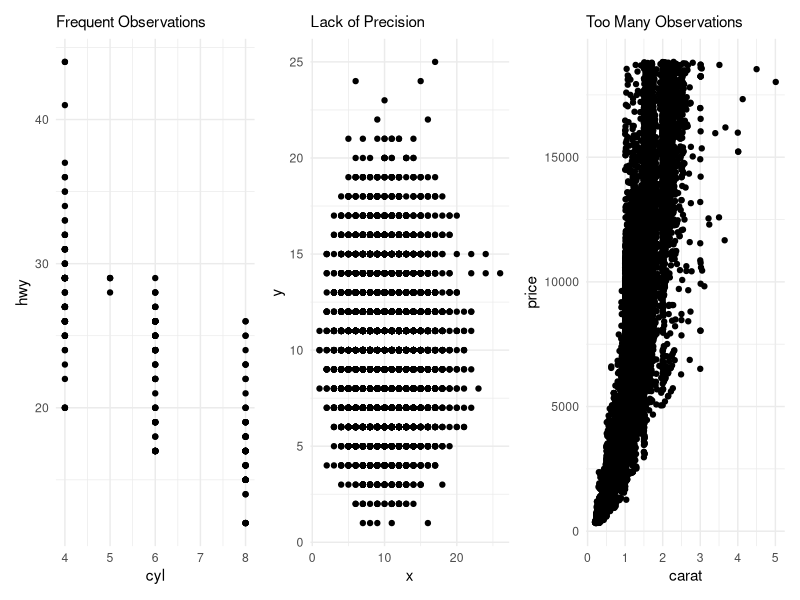
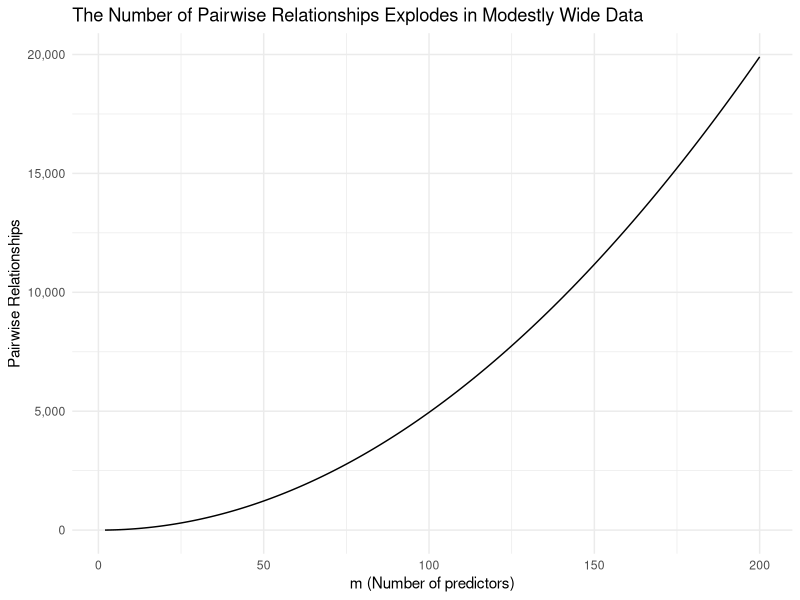
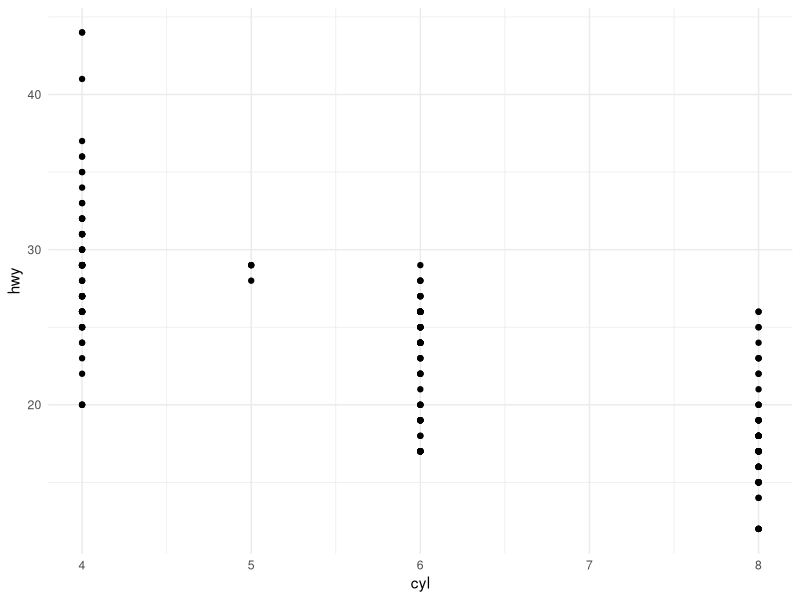
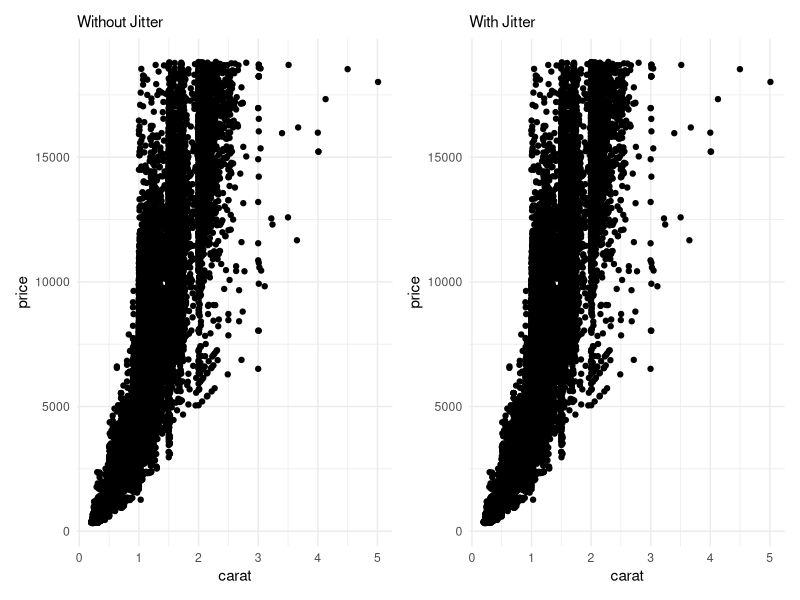

The R script that drew these images, in order:
## ---- chunk 1
#| echo: false

exercise_number <- 1

## ---- chunk 2
library(tidyverse)
theme_set(theme_minimal())

## ---- chunk 3
library(patchwork)

# frequent observations
plot1 <- mpg %>%
  ggplot() +
  geom_point(aes(x = cyl, y = hwy)) +
  labs(subtitle = "Frequent Observations")

# lack of precision
set.seed(1)
plot2 <- tibble(
  x = rpois(n = 10000, lambda = 10),
  y = rpois(n = 10000, lambda = 10)
) %>%
  ggplot(aes(x = x, y = y)) +
  geom_point() +
  labs(subtitle = "Lack of Precision")

# too many observations
plot3 <- diamonds %>%
  ggplot(aes(x = carat, y = price)) +
  geom_point() +
  labs(subtitle = "Too Many Observations")

plot1 + plot2 + plot3

## ---- chunk 4
tibble(m = 2:200) %>%
  mutate(`Pairwise Relationships` = m * (m - 1) / 2) %>%
  ggplot(aes(m, `Pairwise Relationships`)) +
  geom_line() + 
  labs(
    title = "The Number of Pairwise Relationships Explodes in Modestly Wide Data",
    x = "m (Number of predictors)"
  ) +
  scale_y_continuous(labels = scales::comma)

## ---- chunk 5
#| echo: false

exercise_number <- exercise_number + 1

## ---- chunk 6
mpg %>%
  ggplot() +
  geom_point(aes(cyl, hwy))

## ---- chunk 7
#| echo: false

exercise_number <- exercise_number + 1

## ---- chunk 8
glimpse(diamonds)

## ---- chunk 9
without_jitter <- diamonds %>%
  ggplot(aes(x = carat, y = price)) +
  geom_point() +
  labs(subtitle = "Without Jitter")

with_jitter <- diamonds %>%
  ggplot(aes(x = carat, y = price)) +
  geom_jitter() +
  labs(subtitle = "With Jitter")

without_jitter + with_jitter

## ---- chunk 10
#| echo: false

exercise_number <- exercise_number + 1

## ---- chunk 11
#| echo: false

exercise_number <- exercise_number + 1

## ---- chunk 12
#| echo: false

exercise_number <- exercise_number + 1

## ---- chunk 13
#| echo: false

exercise_number <- exercise_number + 1

